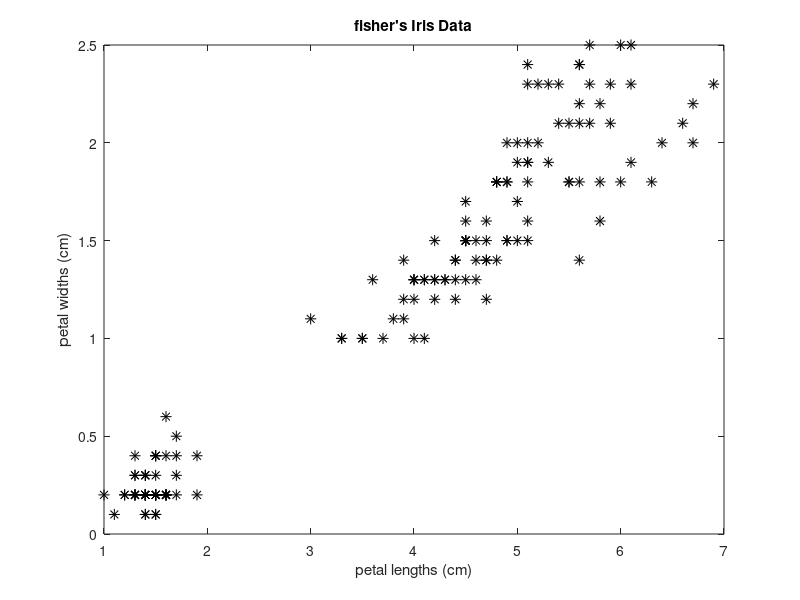
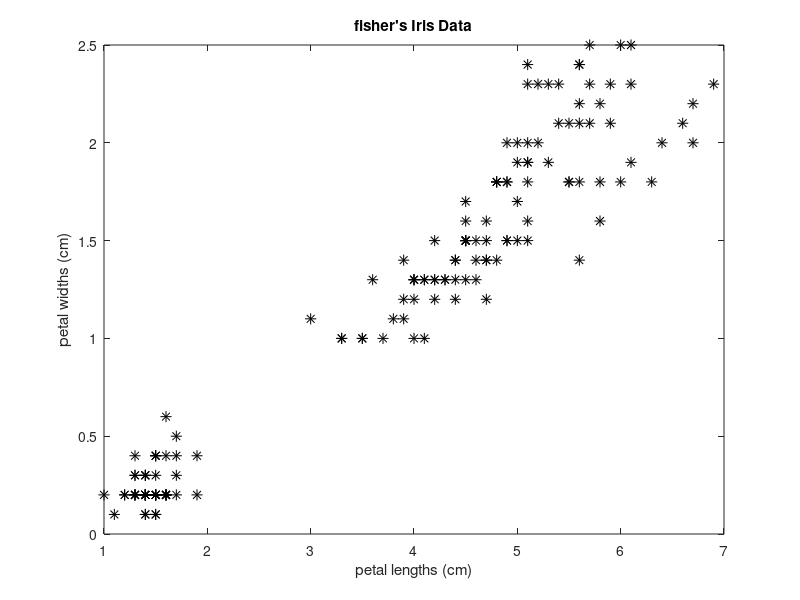

The MATLAB script that drew these images, in order:
load fisheriris
x=meas(:,3:4);

figure;
plot(x(:,1),x(:,2),'k*','MarkerSize',8);
title 'fisher''s Iris Data';
xlabel 'petal lengths (cm)';
ylabel 'petal widths (cm)';
load fisheriris
x=meas(:,3:4);

figure;
plot(x(:,1),x(:,2),'k*','MarkerSize',8);
title 'fisher''s Iris Data';
xlabel 'petal lengths (cm)';
ylabel 'petal widths (cm)';

rng(1);
[idx,c]=kmeans(x,3);